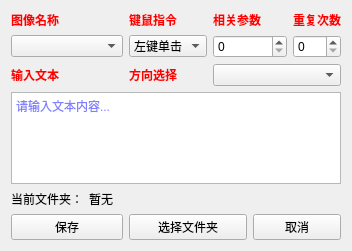
<?xml version="1.0" encoding="UTF-8"?>
<ui version="4.0">
 <class>Form</class>
 <widget class="QWidget" name="Form">
  <property name="geometry">
   <rect>
    <x>0</x>
    <y>0</y>
    <width>352</width>
    <height>251</height>
   </rect>
  </property>
  <property name="windowTitle">
   <string>添加指令</string>
  </property>
  <property name="windowIcon">
   <iconset>
    <normaloff>:/按钮图标/图标.png</normaloff>:/按钮图标/图标.png</iconset>
  </property>
  <layout class="QGridLayout" name="gridLayout">
   <item row="0" column="3" colspan="2">
    <widget class="QLabel" name="label_3">
     <property name="palette">
      <palette>
       <active>
        <colorrole role="WindowText">
         <brush brushstyle="SolidPattern">
          <color alpha="255">
           <red>255</red>
           <green>0</green>
           <blue>0</blue>
          </color>
         </brush>
        </colorrole>
       </active>
       <inactive>
        <colorrole role="WindowText">
         <brush brushstyle="SolidPattern">
          <color alpha="255">
           <red>255</red>
           <green>0</green>
           <blue>0</blue>
          </color>
         </brush>
        </colorrole>
       </inactive>
       <disabled>
        <colorrole role="WindowText">
         <brush brushstyle="SolidPattern">
          <color alpha="255">
           <red>120</red>
           <green>120</green>
           <blue>120</blue>
          </color>
         </brush>
        </colorrole>
       </disabled>
      </palette>
     </property>
     <property name="font">
      <font>
       <family>微软雅黑</family>
       <weight>75</weight>
       <bold>true</bold>
      </font>
     </property>
     <property name="text">
      <string>相关参数</string>
     </property>
    </widget>
   </item>
   <item row="0" column="5">
    <widget class="QLabel" name="label_4">
     <property name="palette">
      <palette>
       <active>
        <colorrole role="WindowText">
         <brush brushstyle="SolidPattern">
          <color alpha="255">
           <red>255</red>
           <green>0</green>
           <blue>0</blue>
          </color>
         </brush>
        </colorrole>
       </active>
       <inactive>
        <colorrole role="WindowText">
         <brush brushstyle="SolidPattern">
          <color alpha="255">
           <red>255</red>
           <green>0</green>
           <blue>0</blue>
          </color>
         </brush>
        </colorrole>
       </inactive>
       <disabled>
        <colorrole role="WindowText">
         <brush brushstyle="SolidPattern">
          <color alpha="255">
           <red>120</red>
           <green>120</green>
           <blue>120</blue>
          </color>
         </brush>
        </colorrole>
       </disabled>
      </palette>
     </property>
     <property name="font">
      <font>
       <family>微软雅黑</family>
       <weight>75</weight>
       <bold>true</bold>
      </font>
     </property>
     <property name="text">
      <string>重复次数</string>
     </property>
    </widget>
   </item>
   <item row="1" column="3" colspan="2">
    <widget class="QSpinBox" name="spinBox">
     <property name="maximum">
      <number>9999</number>
     </property>
    </widget>
   </item>
   <item row="1" column="5">
    <widget class="QSpinBox" name="spinBox_2"/>
   </item>
   <item row="2" column="0">
    <widget class="QLabel" name="label_7">
     <property name="palette">
      <palette>
       <active>
        <colorrole role="WindowText">
         <brush brushstyle="SolidPattern">
          <color alpha="255">
           <red>255</red>
           <green>0</green>
           <blue>0</blue>
          </color>
         </brush>
        </colorrole>
       </active>
       <inactive>
        <colorrole role="WindowText">
         <brush brushstyle="SolidPattern">
          <color alpha="255">
           <red>255</red>
           <green>0</green>
           <blue>0</blue>
          </color>
         </brush>
        </colorrole>
       </inactive>
       <disabled>
        <colorrole role="WindowText">
         <brush brushstyle="SolidPattern">
          <color alpha="255">
           <red>120</red>
           <green>120</green>
           <blue>120</blue>
          </color>
         </brush>
        </colorrole>
       </disabled>
      </palette>
     </property>
     <property name="font">
      <font>
       <family>微软雅黑</family>
       <weight>75</weight>
       <bold>true</bold>
      </font>
     </property>
     <property name="text">
      <string>输入文本</string>
     </property>
    </widget>
   </item>
   <item row="3" column="0" rowspan="3" colspan="6">
    <widget class="QTextEdit" name="textEdit">
     <property name="palette">
      <palette>
       <active>
        <colorrole role="Text">
         <brush brushstyle="SolidPattern">
          <color alpha="255">
           <red>0</red>
           <green>0</green>
           <blue>255</blue>
          </color>
         </brush>
        </colorrole>
        <colorrole role="PlaceholderText">
         <brush brushstyle="SolidPattern">
          <color alpha="128">
           <red>0</red>
           <green>0</green>
           <blue>255</blue>
          </color>
         </brush>
        </colorrole>
       </active>
       <inactive>
        <colorrole role="Text">
         <brush brushstyle="SolidPattern">
          <color alpha="255">
           <red>0</red>
           <green>0</green>
           <blue>255</blue>
          </color>
         </brush>
        </colorrole>
        <colorrole role="PlaceholderText">
         <brush brushstyle="SolidPattern">
          <color alpha="128">
           <red>0</red>
           <green>0</green>
           <blue>255</blue>
          </color>
         </brush>
        </colorrole>
       </inactive>
       <disabled>
        <colorrole role="Text">
         <brush brushstyle="SolidPattern">
          <color alpha="255">
           <red>120</red>
           <green>120</green>
           <blue>120</blue>
          </color>
         </brush>
        </colorrole>
        <colorrole role="PlaceholderText">
         <brush brushstyle="SolidPattern">
          <color alpha="128">
           <red>0</red>
           <green>0</green>
           <blue>0</blue>
          </color>
         </brush>
        </colorrole>
       </disabled>
      </palette>
     </property>
     <property name="placeholderText">
      <string>请输入文本内容...</string>
     </property>
    </widget>
   </item>
   <item row="7" column="0">
    <widget class="QLabel" name="label_5">
     <property name="text">
      <string>当前文件夹：</string>
     </property>
    </widget>
   </item>
   <item row="7" column="1" colspan="5">
    <widget class="QLabel" name="label_6">
     <property name="text">
      <string>暂无</string>
     </property>
    </widget>
   </item>
   <item row="8" column="4" colspan="2">
    <widget class="QPushButton" name="pushButton_2">
     <property name="text">
      <string>取消</string>
     </property>
    </widget>
   </item>
   <item row="8" column="2" colspan="2">
    <widget class="QPushButton" name="pushButton_3">
     <property name="text">
      <string>选择文件夹</string>
     </property>
    </widget>
   </item>
   <item row="8" column="0" colspan="2">
    <widget class="QPushButton" name="pushButton">
     <property name="text">
      <string>保存</string>
     </property>
    </widget>
   </item>
   <item row="1" column="2">
    <widget class="QComboBox" name="comboBox_2">
     <item>
      <property name="text">
       <string>左键单击</string>
      </property>
     </item>
     <item>
      <property name="text">
       <string>左键双击</string>
      </property>
     </item>
     <item>
      <property name="text">
       <string>右键单击</string>
      </property>
     </item>
     <item>
      <property name="text">
       <string>等待</string>
      </property>
     </item>
     <item>
      <property name="text">
       <string>滚轮滑动</string>
      </property>
     </item>
     <item>
      <property name="text">
       <string>内容输入</string>
      </property>
     </item>
     <item>
      <property name="text">
       <string>鼠标移动</string>
      </property>
     </item>
    </widget>
   </item>
   <item row="1" column="0" colspan="2">
    <widget class="QComboBox" name="comboBox"/>
   </item>
   <item row="0" column="2">
    <widget class="QLabel" name="label_2">
     <property name="palette">
      <palette>
       <active>
        <colorrole role="WindowText">
         <brush brushstyle="SolidPattern">
          <color alpha="255">
           <red>255</red>
           <green>0</green>
           <blue>0</blue>
          </color>
         </brush>
        </colorrole>
       </active>
       <inactive>
        <colorrole role="WindowText">
         <brush brushstyle="SolidPattern">
          <color alpha="255">
           <red>255</red>
           <green>0</green>
           <blue>0</blue>
          </color>
         </brush>
        </colorrole>
       </inactive>
       <disabled>
        <colorrole role="WindowText">
         <brush brushstyle="SolidPattern">
          <color alpha="255">
           <red>120</red>
           <green>120</green>
           <blue>120</blue>
          </color>
         </brush>
        </colorrole>
       </disabled>
      </palette>
     </property>
     <property name="font">
      <font>
       <family>微软雅黑</family>
       <weight>75</weight>
       <bold>true</bold>
      </font>
     </property>
     <property name="text">
      <string>键鼠指令</string>
     </property>
    </widget>
   </item>
   <item row="0" column="0" colspan="2">
    <widget class="QLabel" name="label">
     <property name="palette">
      <palette>
       <active>
        <colorrole role="WindowText">
         <brush brushstyle="SolidPattern">
          <color alpha="255">
           <red>255</red>
           <green>0</green>
           <blue>0</blue>
          </color>
         </brush>
        </colorrole>
       </active>
       <inactive>
        <colorrole role="WindowText">
         <brush brushstyle="SolidPattern">
          <color alpha="255">
           <red>255</red>
           <green>0</green>
           <blue>0</blue>
          </color>
         </brush>
        </colorrole>
       </inactive>
       <disabled>
        <colorrole role="WindowText">
         <brush brushstyle="SolidPattern">
          <color alpha="255">
           <red>120</red>
           <green>120</green>
           <blue>120</blue>
          </color>
         </brush>
        </colorrole>
       </disabled>
      </palette>
     </property>
     <property name="font">
      <font>
       <family>微软雅黑</family>
       <weight>75</weight>
       <bold>true</bold>
      </font>
     </property>
     <property name="text">
      <string>图像名称</string>
     </property>
    </widget>
   </item>
   <item row="2" column="2">
    <widget class="QLabel" name="label_8">
     <property name="palette">
      <palette>
       <active>
        <colorrole role="WindowText">
         <brush brushstyle="SolidPattern">
          <color alpha="255">
           <red>255</red>
           <green>0</green>
           <blue>0</blue>
          </color>
         </brush>
        </colorrole>
       </active>
       <inactive>
        <colorrole role="WindowText">
         <brush brushstyle="SolidPattern">
          <color alpha="255">
           <red>255</red>
           <green>0</green>
           <blue>0</blue>
          </color>
         </brush>
        </colorrole>
       </inactive>
       <disabled>
        <colorrole role="WindowText">
         <brush brushstyle="SolidPattern">
          <color alpha="255">
           <red>120</red>
           <green>120</green>
           <blue>120</blue>
          </color>
         </brush>
        </colorrole>
       </disabled>
      </palette>
     </property>
     <property name="font">
      <font>
       <family>微软雅黑</family>
       <weight>75</weight>
       <bold>true</bold>
      </font>
     </property>
     <property name="text">
      <string>方向选择</string>
     </property>
    </widget>
   </item>
   <item row="2" column="3" colspan="3">
    <widget class="QComboBox" name="comboBox_3"/>
   </item>
  </layout>
 </widget>
 <resources>
  <include location="../images.qrc"/>
 </resources>
 <connections>
  <connection>
   <sender>pushButton_2</sender>
   <signal>clicked()</signal>
   <receiver>Form</receiver>
   <slot>close()</slot>
   <hints>
    <hint type="sourcelabel">
     <x>345</x>
     <y>117</y>
    </hint>
    <hint type="destinationlabel">
     <x>476</x>
     <y>89</y>
    </hint>
   </hints>
  </connection>
 </connections>
</ui>
